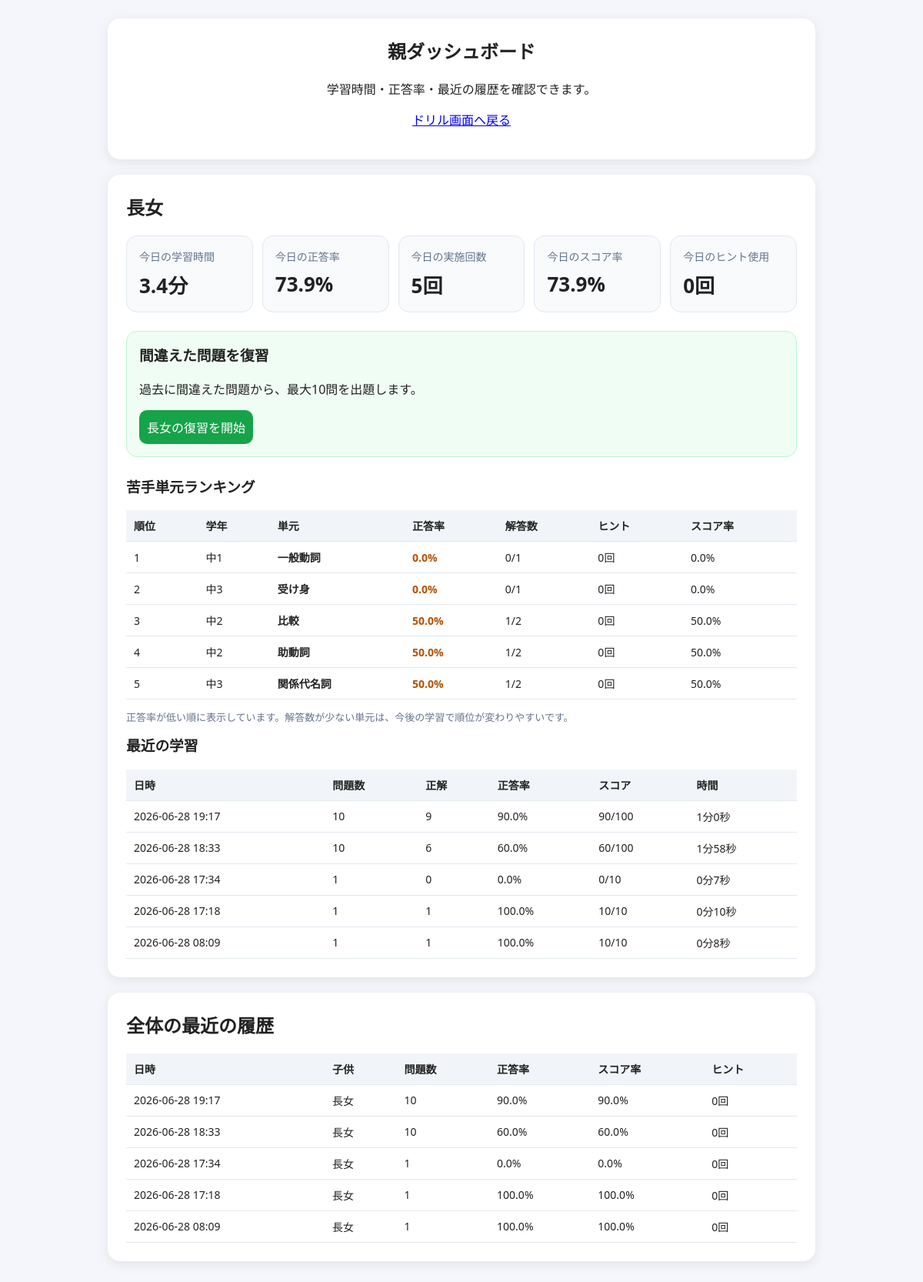
Page /parent on the committed database.
### tables this page shows
CREATE TABLE answer_records (
            id INTEGER PRIMARY KEY AUTOINCREMENT,
            session_id INTEGER NOT NULL,
            question_id INTEGER,
            grade TEXT,
            category TEXT,
            question TEXT,
            selected TEXT,
            answer TEXT,
            is_correct INTEGER,
            hint_count INTEGER DEFAULT 0,
            score INTEGER DEFAULT 0,
            explanation TEXT,
            FOREIGN KEY(session_id) REFERENCES study_sessions(id)
        );

CREATE TABLE study_sessions (
                id INTEGER PRIMARY KEY AUTOINCREMENT,
                child TEXT NOT NULL,
                started_at TEXT,
                ended_at TEXT,
                duration_seconds INTEGER NOT NULL DEFAULT 0,
                total_questions INTEGER NOT NULL DEFAULT 0,
                correct_count INTEGER NOT NULL DEFAULT 0,
                accuracy REAL NOT NULL DEFAULT 0,
                total_score INTEGER NOT NULL DEFAULT 0,
                max_score INTEGER NOT NULL DEFAULT 0,
                score_rate REAL NOT NULL DEFAULT 0,
                hint_total INTEGER NOT NULL DEFAULT 0,
                hint_rate REAL NOT NULL DEFAULT 0,
                created_at TEXT NOT NULL DEFAULT CURRENT_TIMESTAMP
            );

### app.py (the view)
@app.route("/parent")
def parent():
    summaries = get_parent_summary()
    recent_sessions = get_recent_sessions(limit=20)
    weak_points = get_weak_point_summary()
    parent_message = session.pop("parent_message", "")
    return render_template(
        "parent.html",
        summaries=summaries,
        recent_sessions=recent_sessions,
        weak_points=weak_points,
        parent_message=parent_message,
    )

### database.py (called while the page is built)
def get_connection():
    DB_DIR.mkdir(exist_ok=True)
    conn = sqlite3.connect(DB_PATH)
    conn.row_factory = sqlite3.Row
    return conn

def get_recent_sessions(limit=20):
    init_db()
    conn = get_connection()
    rows = conn.execute(
        """
        SELECT * FROM study_sessions
        ORDER BY id DESC
        LIMIT ?
        """,
        (limit,)
    ).fetchall()
    conn.close()
    return [dict(r) for r in rows]

### templates/parent.html (shortened to what this page needs)
<!doctype html>
<html lang="ja">
<head>
  <link rel="stylesheet" href="{{ url_for('static', filename='style.css') }}">
</head>
<body>
  <main class="container">
    <section class="card hero">
      <h1>親ダッシュボード</h1>
      <p>学習時間・正答率・最近の履歴を確認できます。</p>
      <p><a href="{{ url_for('index') }}">ドリル画面へ戻る</a></p>
    </section>
    {% if summaries %}
      {% for summary in summaries %}
        <section class="card">
          <h2>{{ summary.child }}</h2>
          <div class="stats-grid">
            <div class="stat-box">
              <div class="stat-label">今日の学習時間</div>
              <div class="stat-value">{{ summary.today_minutes }}分</div>
            </div>
            <div class="stat-box">
              <div class="stat-label">今日の正答率</div>
              <div class="stat-value">{{ summary.today_accuracy }}%</div>
            </div>
            <div class="stat-box">
              <div class="stat-label">今日の実施回数</div>
              <div class="stat-value">{{ summary.today_count }}回</div>
            </div>
            <div class="stat-box">
              <div class="stat-label">今日のスコア率</div>
              <div class="stat-value">{{ summary.today_score_rate }}%</div>
            </div>
            <div class="stat-box">
              <div class="stat-label">今日のヒント使用</div>
              <div class="stat-value">{{ summary.today_hint_total }}回</div>
            </div>
          </div>
          <div class="review-box">
            <h3>間違えた問題を復習</h3>
            <p>過去に間違えた問題から、最大10問を出題します。</p>
            <form action="{{ url_for('start_review') }}" method="post">
              <button type="submit" class="secondary">{{ summary.child }}の復習を開始</button>
            </form>
          </div>
          <h3>苦手単元ランキング</h3>
          {% set child_weak_points = weak_points.get(summary.child, []) %}
          {% if child_weak_points %}
            <table class="history-table weak-table">
              <thead>
                <tr>
                  <th>順位</th>
                  <th>学年</th>
                  <th>単元</th>
                  <th>正答率</th>
                  <th>解答数</th>
                  <th>ヒント</th>
                  <th>スコア率</th>
                </tr>
              </thead>
              <tbody>
                {% for w in child_weak_points[:5] %}
                  <tr>
                    <td>{{ loop.index }}</td>
                    <td>{{ w.grade }}</td>
                    <td>{{ w.category }}</td>
                    <td>
                      <span class="weak-accuracy">{{ w.accuracy }}%</span>
                    </td>
                    <td>{{ w.correct_answers }}/{{ w.total_answers }}</td>
                    <td>{{ w.hint_total }}回</td>
                    <td>{{ w.score_rate }}%</td>
                  </tr>
                {% endfor %}
              </tbody>
            </table>
            <p class="note">正答率が低い順に表示しています。解答数が少ない単元は、今後の学習で順位が変わりやすいです。</p>
          {% else %}
            <p>苦手分析に使える回答履歴がまだありません。</p>
          {% endif %}
          <h3>最近の学習</h3>
          {% if summary.recent_sessions %}
            <table class="history-table">
              <thead>
                <tr>
                  <th>日時</th>
                  <th>問題数</th>
                  <th>正解</th>
                  <th>正答率</th>
                  <th>スコア</th>
                  <th>時間</th>
                </tr>
              </thead>
              <tbody>
                {% for s in summary.recent_sessions %}
                  <tr>
                    <td>{{ s.created_at[:16].replace('T', ' ') }}</td>
                    <td>{{ s.total_questions }}</td>
                    <td>{{ s.correct_count }}</td>
                    <td>{{ s.accuracy }}%</td>
                    <td>{{ s.total_score }}/{{ s.max_score }}</td>
                    <td>{{ (s.duration_seconds // 60) }}分{{ (s.duration_seconds % 60) }}秒</td>
                  </tr>
                {% endfor %}
              </tbody>
            </table>
          {% else %}
            <p>まだ学習履歴がありません。</p>
          {% endif %}
        </section>
      {% endfor %}
    {% else %}
      <section class="card">
        <p>まだ学習履歴がありません。まずはドリルを1回完了してください。</p>
      </section>
    {% endif %}
    <section class="card">
      <h2>全体の最近の履歴</h2>
      {% if recent_sessions %}
        <table class="history-table">
          <thead>
            <tr>
              <th>日時</th>
              <th>子供</th>
              <th>問題数</th>
              <th>正答率</th>
              <th>スコア率</th>
              <th>ヒント</th>
            </tr>
          </thead>
          <tbody>
            {% for s in recent_sessions %}
              <tr>
                <td>{{ s.created_at[:16].replace('T', ' ') }}</td>
                <td>{{ s.child }}</td>
                <td>{{ s.total_questions }}</td>
                <td>{{ s.accuracy }}%</td>
                <td>{{ s.score_rate }}%</td>
                <td>{{ s.hint_total }}回</td>
              </tr>
            {% endfor %}
          </tbody>
        </table>
      {% else %}
        <p>履歴はまだありません。</p>
      {% endif %}
    </section>
  </main>
</body>
</html>

### static/style.css (style rules this page uses)
body { margin: 0; font-family: system-ui, -apple-system, BlinkMacSystemFont, "Segoe UI", sans-serif; background: #f4f6fb; color: #222; }
.container { max-width: 920px; margin: 0 auto; padding: 24px; }
.card { background: #fff; border-radius: 16px; padding: 24px; margin-bottom: 20px; box-shadow: 0 4px 16px rgba(0,0,0,0.08); }
.hero { text-align: center; }
h1, h2, h3 { margin-top: 0; }
select, button { font-size: 16px; padding: 10px; border-radius: 10px; border: 1px solid #ccc; }
button, .primary { background: #2563eb; color: white; border: none; cursor: pointer; text-decoration: none; display: inline-block; }
.stats-grid { display: grid; grid-template-columns: repeat(auto-fit, minmax(150px, 1fr)); gap: 12px; margin: 16px 0 24px; }
.stat-box { background: #f8fafc; border: 1px solid #e2e8f0; border-radius: 14px; padding: 16px; }
.stat-label { color: #64748b; font-size: 14px; margin-bottom: 8px; }
.stat-value { font-size: 26px; font-weight: 700; }
.history-table { width: 100%; border-collapse: collapse; overflow: hidden; font-size: 14px; }
.history-table th, .history-table td { border-bottom: 1px solid #e2e8f0; padding: 10px; text-align: left; }
.history-table th { background: #f1f5f9; }
.note { color: #64748b; font-size: 13px; }
.weak-accuracy { font-weight: 700; color: #b45309; }
.weak-table td:nth-child(3) { font-weight: 700; }
.review-box { background: #f0fdf4; border: 1px solid #bbf7d0; border-radius: 14px; padding: 16px; margin: 20px 0 24px; }
.secondary { background: #16a34a; color: white; border: none; cursor: pointer; text-decoration: none; display: inline-block; }

### rows in the picture
answer_records: grade "中1", category "一般動詞", accuracy "0.0", correct_answers "0", total_answers "1", hint_total "0", score_rate "0.0"
answer_records: grade "中3", category "受け身", accuracy "0.0", correct_answers "0", total_answers "1", hint_total "0", score_rate "0.0"
study_sessions: created_at "2026-06-28 19:17", total_questions "10", correct_count "9", accuracy "90.0", total_score "90", max_score "100", duration_seconds "1", (s.duration_seconds%60) "0", child "長女", score_rate "90.0", hint_total "0"
study_sessions: created_at "2026-06-28 18:33", total_questions "10", correct_count "6", accuracy "60.0", total_score "60", max_score "100", duration_seconds "1", (s.duration_seconds%60) "58", child "長女", score_rate "60.0", hint_total "0"
study_sessions: created_at "2026-06-28 17:34", total_questions "1", correct_count "0", accuracy "0.0", total_score "0", max_score "10", duration_seconds "0", (s.duration_seconds%60) "7", child "長女", score_rate "0.0", hint_total "0"
study_sessions: created_at "2026-06-28 17:18", total_questions "1", correct_count "1", accuracy "100.0", total_score "10", max_score "10", duration_seconds "0", (s.duration_seconds%60) "10", child "長女", score_rate "100.0", hint_total "0"
study_sessions: created_at "2026-06-28 08:09", total_questions "1", correct_count "1", accuracy "100.0", total_score "10", max_score "10", duration_seconds "0", (s.duration_seconds%60) "8", child "長女", score_rate "100.0", hint_total "0"

### other values in the picture
{{ summary.child }} "長女"
{{ summary.today_minutes }} "3.4"
{{ summary.today_accuracy }} "73.9"
{{ summary.today_count }} "5"
{{ summary.today_score_rate }} "73.9"
{{ summary.today_hint_total }} "0"
{{ w.grade }} "中2" "中2" "中3"
{{ w.category }} "比較" "助動詞" "関係代名詞"
{{ w.accuracy }} "50.0" "50.0" "50.0"
{{ w.correct_answers }} "1" "1" "1"
{{ w.total_answers }} "2" "2" "2"
{{ w.hint_total }} "0" "0" "0"
{{ w.score_rate }} "50.0" "50.0" "50.0"
